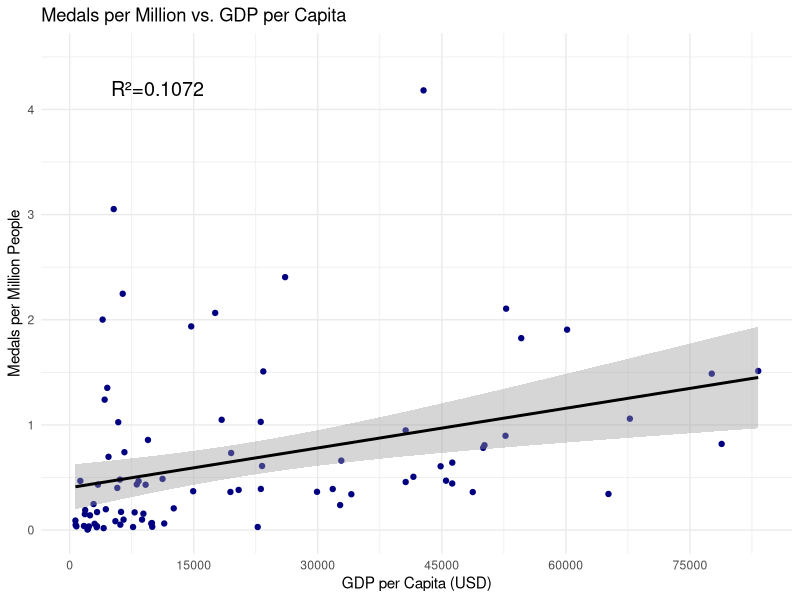

Reproduce this figure in R.
#Exercise 5
#Michael Manolakis - Econ 256 Data Vis - CRN 86179
#9 May 2025

#Load necessary library
library(tidyverse)
#set working directory; checker for dependent directory
if (Sys.info()['sysname'] == "Windows") {
  if (Sys.info()['nodename'] == "DegreeLaptop" || Sys.getenv('USERNAME') == "Degree Laptop") { 
    setwd("C:/Users/Degree Laptop/Desktop/Spring 2025/3 - Econ 256 (Data Vis)/exercise5")} 
  else if (Sys.info()['nodename'] == "Michael" || Sys.getenv('USERNAME') == "Michael") { 
    setwd("C:/Users/Michael/Desktop/Spring 2025/3 - Econ 256/R Studio Files/Econ256/exercise5")}
} else if (Sys.info()['sysname'] == "Linux") {
  setwd("~/Desktop/R Files/Econ256/exercise5")
} else if (Sys.info()['sysname'] == "Darwin") {
  setwd("~/Desktop/Spring 2025/3 - Econ 256")}
#Last line above is for macOS

#loading csv files
IMF_GDP<-read_csv('imf_gdp.csv')
MedalCount<-read_csv('medalcount2020.csv')
Pop_UN<-read_csv('UNpopulations.csv')

IMF_GDP<-rename(IMF_GDP,'GDP in Billions'=gdp_billions)
Pop_UN<-rename(Pop_UN,'Population in Millions'=population_mils)

CountryStat<-left_join(MedalCount,IMF_GDP,by='country')
CountryStat<-left_join(CountryStat,Pop_UN,by='country')
#Missing data; No population for Grenada, no GDP for Syria

##Why does using inner join() result in a data set with fewer observations as 
##compared to left join()?
#Using inner_join() results in fewer observations because it only keeps rows 
#that exist in both datasets. left_join() keeps all rows from the left dataset, 
#even if there’s no match, filling missing values with NA.

CountryStat<-CountryStat%>%
  mutate(`GDP per Capita`=(`GDP in Billions`*1000)/`Population in Millions`,
         `Total Medals`=gold+silver+bronze,
         `Medals per Millions of People`=`Total Medals`/`Population in Millions`)

# Scatter plot: GDP per Capita vs. Medals per Million People
ggplot(CountryStat, aes(x=`GDP per Capita`, y=`Medals per Millions of People`))+
  geom_point(color="navy")+  # Blue points with transparency
  labs(title="Medals per Million vs. GDP per Capita",
       x="GDP per Capita (USD)",
       y="Medals per Million People")+
  theme_minimal()+
  scale_y_continuous(limits=c(0,4.5), breaks=seq(0,5,1))+
  scale_x_continuous(breaks=seq(0,90000,15000))+
  #95% Confidence interval Regression line
  geom_smooth(method='lm',se=TRUE,color='black')+
  #adding in r^2 value
  annotate('text',x=5000,y=4.2,label=paste0('R²=',round(summary(lm(
    `GDP per Capita`~`Medals per Millions of People`,data=CountryStat))
    $r.squared,4)),size=5,hjust=0)


# Count countries with GDP per Capita < $10,000 AND >3 Medals per Million People
LowGDPHighMedal<-CountryStat%>%
  filter(`GDP per Capita` <= 10000|is.na(`GDP per Capita`),
         `Medals per Millions of People`>=3)

##How many countries have a GDP per person below $10,000 AND won more than 3 
##medals per million people?
#With data provided, just Jamaica, however if Bermuda has less than $10k GDP
#per capita, then Bermuda would also be included. So at this time just 1 country